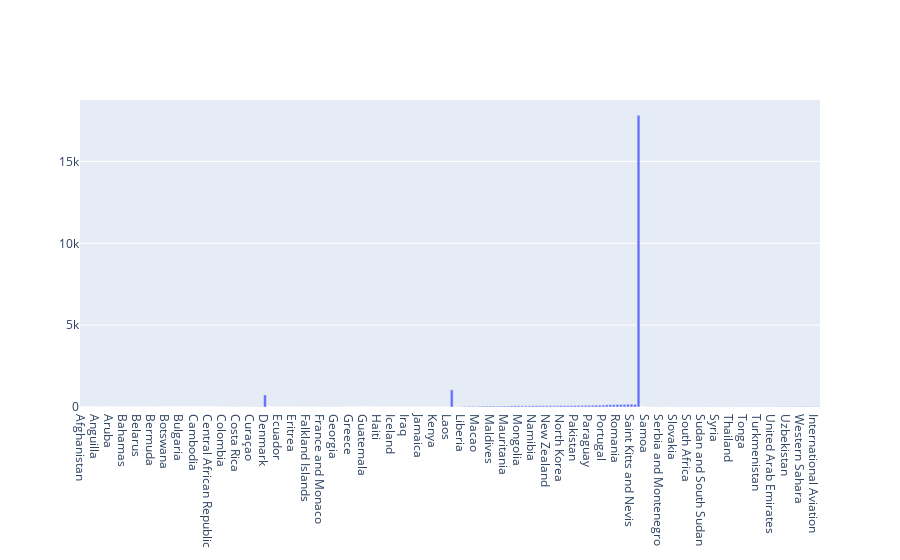

Source (notebook cell):
### Code cell
carbon['Total'] = carbon.sum(axis=1)
data = carbon
fig = go.Figure()
fig.add_trace(go.Bar(x=data.Country, y=data.values.flatten()))

### Figure 1 — Plotly figure (JSON) as saved in the notebook; plotly's stock layout.template omitted (floating-point values rounded to 4 significant figures; data arrays with more than 128 entries replaced by an {"elided": "..."} marker saying what was removed)
{"data": [{"type": "bar", "x": {"elided": "210 str values"}, "y": {"elided": "11130 mixed values"}}], "layout": {}}
